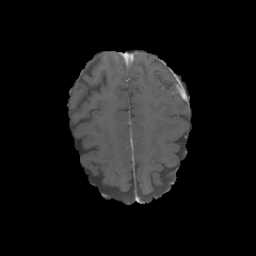
#> input picture mulltimodal_and_cobmined_images/1001_Combined_125.png, 256 x 256 px; its folder holds only this picture in this run
$ python -i MultimodalCombinedImageMaskDatasetGenerator.py   (imports and definitions only)
#> lines starting #> are read from the running program, lines starting #| are printed output that depends on the picture
# Copyright 2026 antillia.com Toshiyuki Arai
#
# Licensed under the Apache License, Version 2.0 (the "License");
# you may not use this file except in compliance with the License.
# You may obtain a copy of the License at
#
#    http://www.apache.org/licenses/LICENSE-2.0
#
# Unless required by applicable law or agreed to in writing, software
# distributed under the License is distributed on an "AS IS" BASIS,
# WITHOUT WARRANTIES OR CONDITIONS OF ANY KIND, either express or implied.
# See the License for the specific language governing permissions and
# limitations under the License.
#
# 2026/09/12
# MultimodalCombinedImageMaskDatasetGenerator.py

import os
import cv2
import glob
import nibabel as nib
import shutil
import traceback
import numpy as np
import traceback

class MultimodalImageMaskDatasetGenerator:

  def __init__(self, subset_ratio=0.3,  resize=256):

    self.subset_ratio = subset_ratio

    # Modalities: NIfTI file extentions
    self.NII_FILES = ["_FLAIR.nii", "_t1.nii", "_t1c.nii", "_t2.nii"]

    # Mask:         NIfTI file extentions
    self.SEG_FILE  = "_tumor_segmentation.nii"

    self.RESIZE = (resize, resize)
    self.NORMALIZE = True
    self.ROTATION = cv2.ROTATE_90_COUNTERCLOCKWISE

    # Class-color-mapping dict.
    # Class 3 is missing
    """
    1:  NCR/NET
    2:  ED
    4:  ET
    """
    self.MASK_BGR_COLORS = {1:(0,0,255), 2:(0,255,0), 4:(255,0,0)}


  # [13 lines left out: function colorize_mask, not called in this run]

  def normalize(self, data):
    min = data.min()
    max = data.max()
    if max - min != 0:
      normalized = ((data - min) / (max - min) * 255).astype(np.uint8)
    else:
      normalized = np.zeros_like(data, dtype=np.uint8)
    return normalized

  # [14 lines left out: function get_mask_slice, not called in this run]


  def normalize_combined_image(self, combined_image):
    image = combined_image//len(self.NII_FILES)

    if self.NORMALIZE:
      image = self.normalize(image)
    if self.ROTATION:
      image = cv2.rotate(image, self.ROTATION)
    if self.RESIZE:
      image = cv2.resize(image, self.RESIZE)
    return image

  # [90 lines left out: functions get_image_slice, generate, generate_one, not called in this run]


# [22 lines not run here, left out]


>>> import cv2
>>> picture = cv2.imread('../mulltimodal_and_cobmined_images/1001_Combined_125.png', cv2.IMREAD_GRAYSCALE)
#> picture is the input picture: shape (256, 256); min 0, max 234, mean 21.3
>>> result = MultimodalImageMaskDatasetGenerator().normalize_combined_image(picture)
#> in normalize_combined_image, `image = combined_image//len(self.NII_FILES)`:
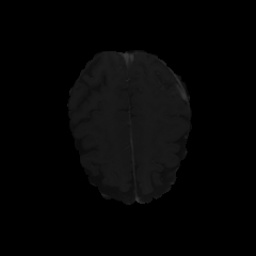
#> image: shape (256, 256); min 0, max 58, mean 5.2
#> in normalize, `min = data.min()`: min = 0
#> in normalize, `max = data.max()`: max = 58
#> in normalize_combined_image, `image = cv2.rotate(image, self.ROTATION)`:
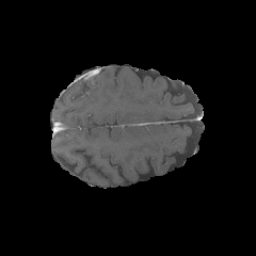
#> image: shape (256, 256); min 0, max 255, mean 22.9
